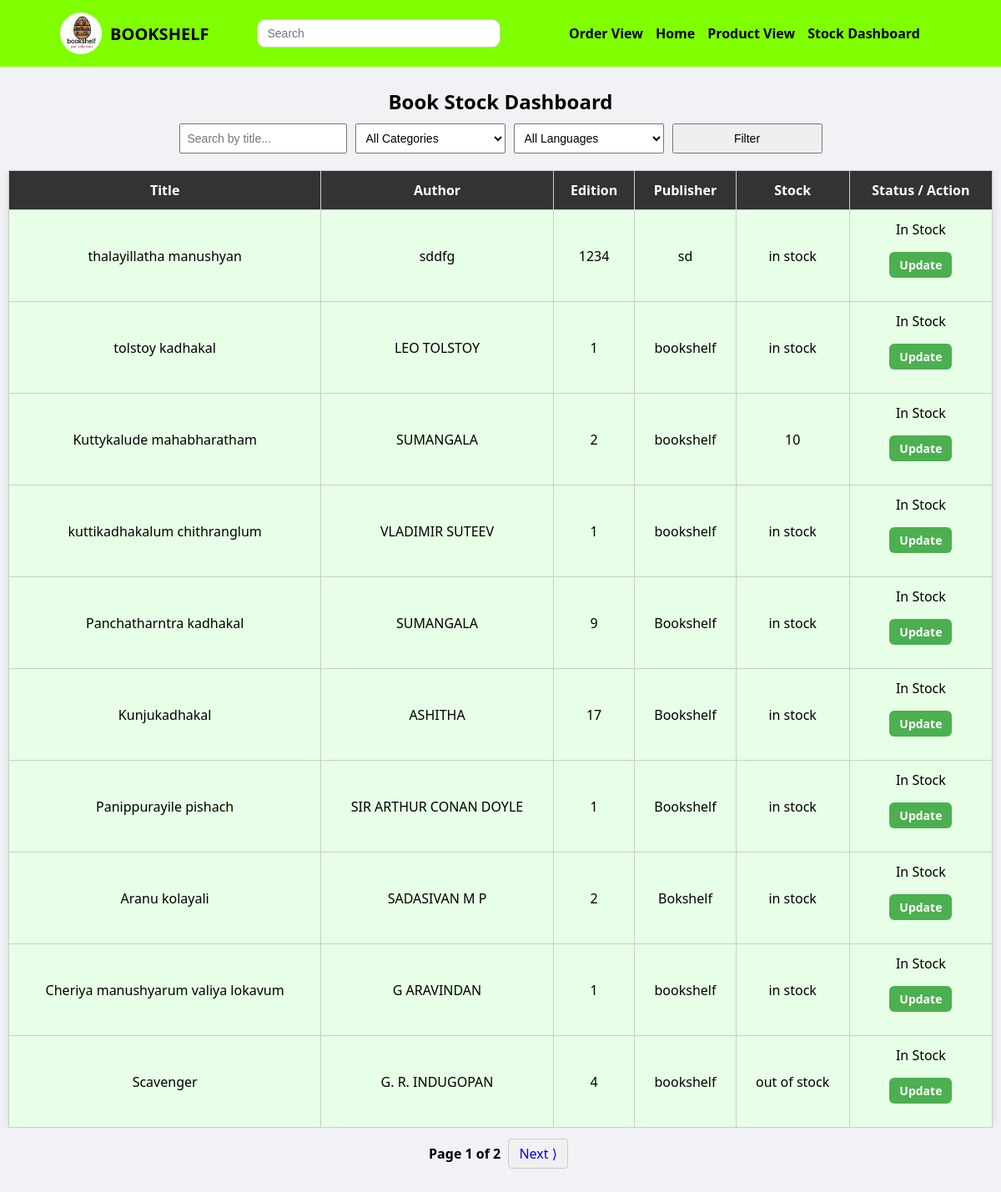
Page /dashboard on the earlier database version.
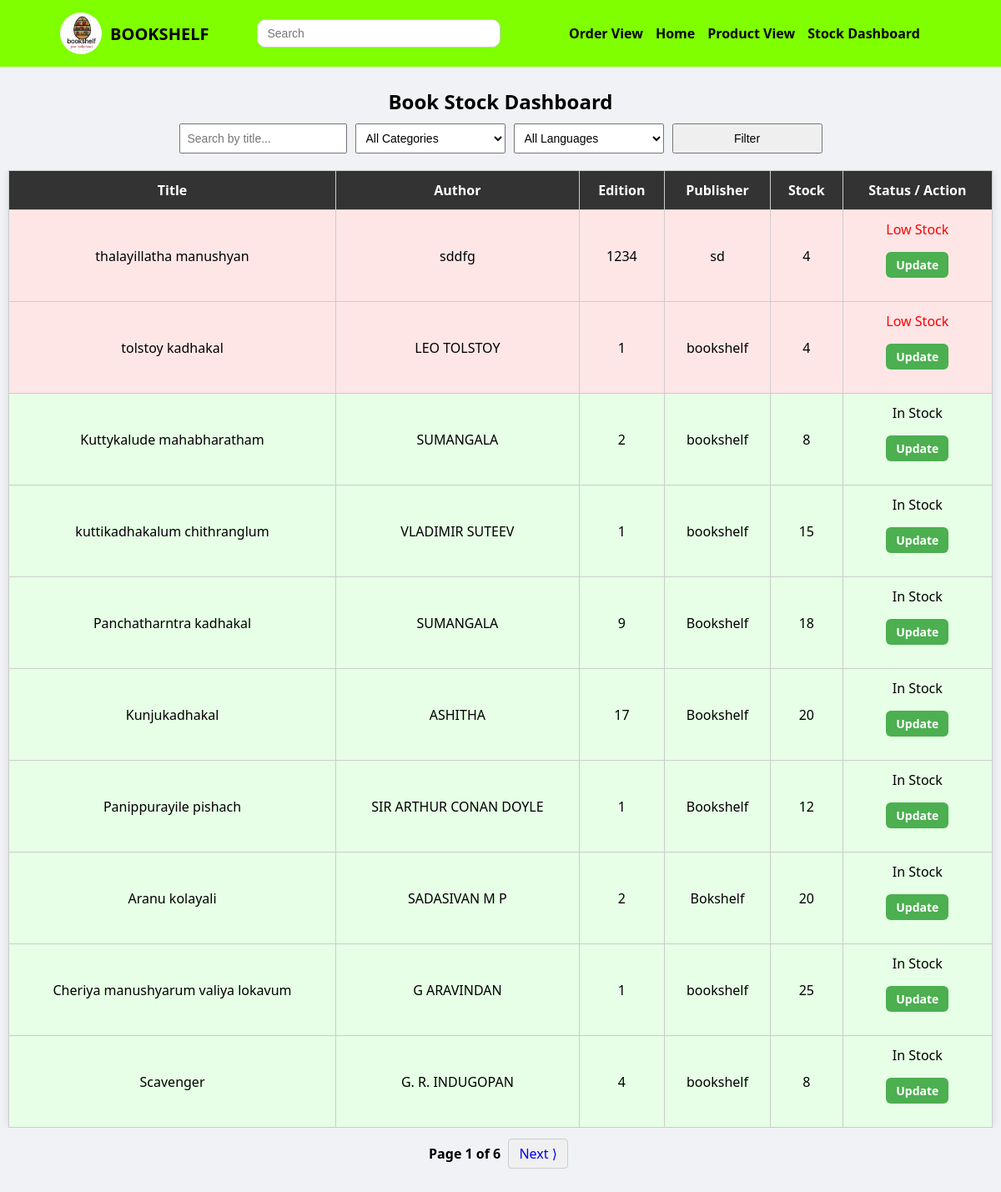
Same page on the later database version.
### APP/models.py (models this page shows)
class Add2(models.Model):
    author=models.TextField()
    description=models.TextField()
    publishdate=models.DateField(auto_now_add=True)
    edition=models.IntegerField()
    publisher=models.TextField()
    pages=models.IntegerField()
    isbn=models.IntegerField()
    binding=models.TextField()
    stock=models.IntegerField(default=1)
    book = models.ForeignKey(Add, null=True, blank=True, on_delete=models.CASCADE)

class Add(models.Model):
    doc=models.FileField()
    lname=models.ForeignKey(Language,on_delete=models.CASCADE)
    cname=models.ForeignKey(Category,on_delete=models.CASCADE)
    name=models.TextField()
    price=models.IntegerField()
    oldprice=models.IntegerField()
    discount=models.IntegerField()

### APP/views.py (the view)
# urls.py: path('dashboard', views.stock_dashboard, name='stock_dashboard'),
def stock_dashboard(request):
    query = request.GET.get('q', '')
    selected_category = request.GET.get('category', '')
    selected_language = request.GET.get('language', '')
    books = Add2.objects.select_related('book', 'book__cname', 'book__lname').all()
    if query:
        books = books.filter(book__name__icontains=query)
    if selected_category:
        books = books.filter(book__cname__id=selected_category)
    if selected_language:
        books = books.filter(book__lname__id=selected_language)
    paginator = Paginator(books, 10)
    page_number = request.GET.get('page')
    page_obj = paginator.get_page(page_number)
    categories = Category.objects.all()
    languages = Language.objects.all()
    context = {
        'page_obj': page_obj,
        'categories': categories,
        'languages': languages,
        'query': query,
        'selected_category': selected_category,
        'selected_language': selected_language,
    }
    return render(request, 'stock_dashboard.html', context)

### templates/stock_dashboard.html (shortened to what this page needs)
<!DOCTYPE html>
<html lang="en">
<head>
    {% load static %}
</head>
<body>
<div class="main">
    <div class="nav">
        <div class="logo">
            <img src="{% static 'images/logo.png' %}" alt="Logo">
            <h3>BOOKSHELF</h3>
        </div>
        <div class="search">
            <input type="text" name="search" placeholder="Search">
        </div>
        <div class="list">
            <ul>
                <li><a href="{% url 'admin_order_management' %}" >Order View</a></li>
                <li><a href="../adindex">Home</a></li>
                <li><a href="../adbookview">Product View</a></li>
                <li><a href="{% url 'stock_dashboard' %}" class="page">Stock Dashboard</a></li>
            </ul>
        </div>
    </div>
    <h2>Book Stock Dashboard</h2>
    <form method="get">
        <input type="text" name="q" placeholder="Search by title..." value="{{ query }}">
        <select name="category">
            <option value="">All Categories</option>
        </select>
        <select name="language">
            <option value="">All Languages</option>
        </select>
        <button type="submit">Filter</button>
    </form>
    <div class="table-wrapper">
        <table>
            <thead>
                <tr>
                    <th>Title</th>
                    <th>Author</th>
                    <th>Edition</th>
                    <th>Publisher</th>
                    <th>Stock</th>
                    <th>Status / Action</th>
                </tr>
            </thead>
            <tbody>
                {% for b in page_obj %}
                <tr class="{% if b.stock <= 5 %}low-stock{% else %}in-stock{% endif %}">
                    <td>{{ b.book.name }}</td>
                    <td>{{ b.author }}</td>
                    <td>{{ b.edition }}</td>
                    <td>{{ b.publisher }}</td>
                    <td>{{ b.stock }}</td>
                    <td>
                        {% if b.stock <= 5 %}
                            <span style="color:red;">Low Stock</span>
                        {% else %}
                            In Stock
                        {% endif %}
                        <br>
                        <p class="view">
                            <a href="../adupdate/{{ b.book.pk }}">Update</a>
                        </p>
                    </td>
                </tr>
                {% endfor %}
            </tbody>
        </table>
    </div>
    <div class="pagination">
        <span>Page {{ page_obj.number }} of {{ page_obj.paginator.num_pages }}</span>
        {% if page_obj.has_next %}
            <a href="?q={{ query }}&category={{ selected_category }}&language={{ selected_language }}&page={{ page_obj.next_page_number }}">Next ⟩</a>
        {% endif %}
    </div>
</div>
</body>
</html>

Differences in the rows shown:
changed Add2 "sddfg": stock "in stock" → "4"; stock "In Stock" → "Low Stock"
changed Add2 "LEO TOLSTOY": stock "in stock" → "4"; stock "In Stock" → "Low Stock"
changed Add2 "Kuttykalude mahabharatham": stock "10" → "8"
changed Add2 "VLADIMIR SUTEEV": stock "in stock" → "15"
changed Add2 "Panchatharntra kadhakal": stock "in stock" → "18"
changed Add2 "ASHITHA": stock "in stock" → "20"
changed Add2 "SIR ARTHUR CONAN DOYLE": stock "in stock" → "12"
changed Add2 "SADASIVAN M P": stock "in stock" → "20"
changed Add2 "G ARAVINDAN": stock "in stock" → "25"
changed Add2 "G. R. INDUGOPAN": stock "out of stock" → "8"
Other differences:
{{ page_obj.paginator.num_pages }}: "2" → "6"
